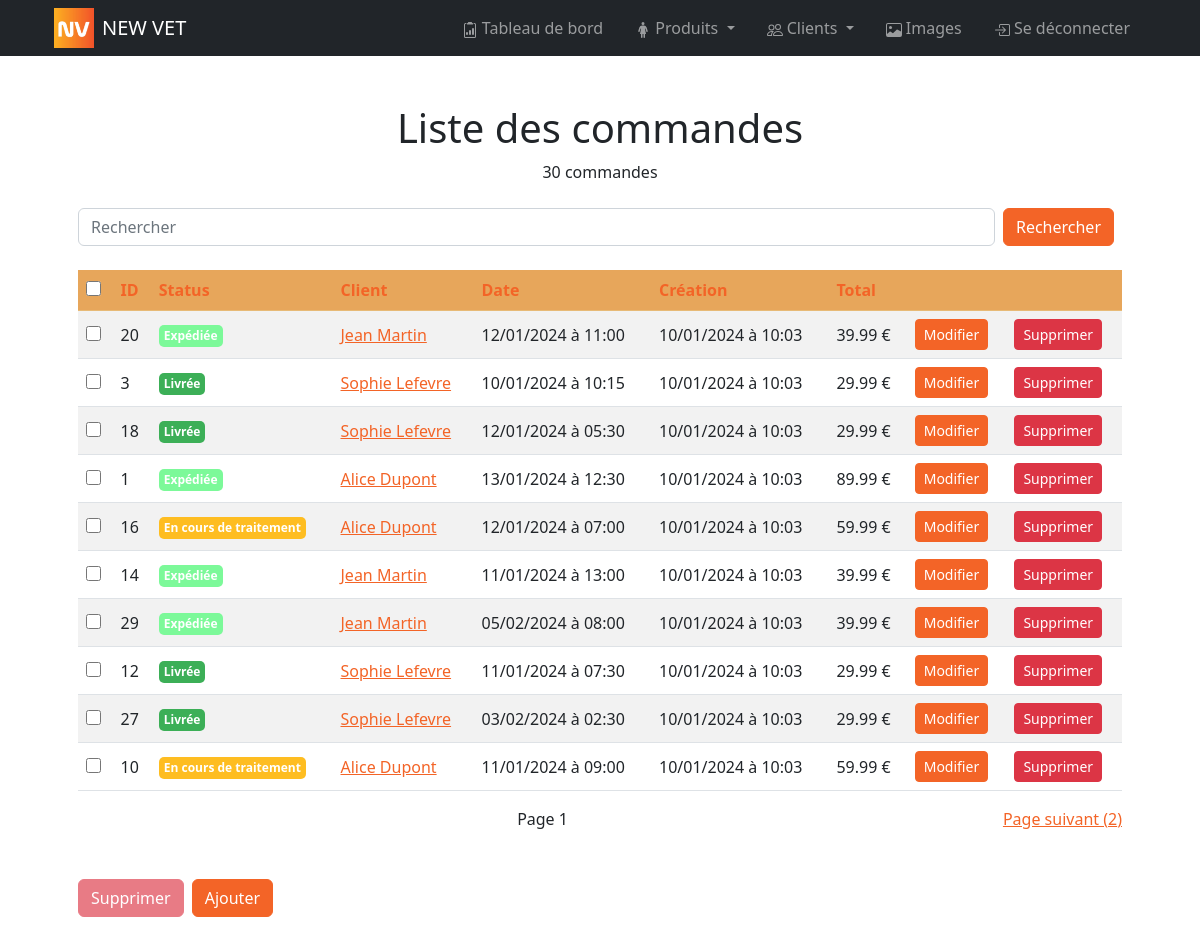
/bo/pages/orders/index.php (signed in), run on the app's committed database.
### tables this page shows
CREATE TABLE `order`(
        order_id INT AUTO_INCREMENT NOT NULL UNIQUE,
        customer_id INT NOT NULL,
        shipping_address_id INT NOT NULL,
        billing_address_id INT NOT NULL,
        card_id INT NOT NULL,
        status_id INT NOT NULL,
        order_date DATETIME NOT NULL,
        total_amount FLOAT NOT NULL DEFAULT 0,
        is_deleted BOOLEAN NOT NULL DEFAULT 0,
        created_at DATETIME NOT NULL DEFAULT NOW(),
        CONSTRAINT order_PK PRIMARY KEY (order_id),
        CONSTRAINT order_customer_FK FOREIGN KEY (customer_id) REFERENCES customer(customer_id) ON DELETE CASCADE,
        CONSTRAINT order_shipping_address_FK FOREIGN KEY (shipping_address_id) REFERENCES address(address_id),
        CONSTRAINT order_billing_address_FK FOREIGN KEY (billing_address_id) REFERENCES address(address_id),
        CONSTRAINT order_card_FK FOREIGN KEY (card_id) REFERENCES card(card_id),
        CONSTRAINT order_status_FK FOREIGN KEY (status_id) REFERENCES status(status_id)
);

CREATE TABLE status(
        status_id INT AUTO_INCREMENT NOT NULL UNIQUE,
        libelle VARCHAR (50) NOT NULL,
        color VARCHAR (7) NOT NULL UNIQUE DEFAULT '#000000',
        sort_order INT,
        is_deleted BOOLEAN NOT NULL DEFAULT 0,
        created_at DATETIME NOT NULL DEFAULT NOW(),
        CONSTRAINT status_PK PRIMARY KEY (status_id)
);

CREATE TABLE customer(
        customer_id INT AUTO_INCREMENT NOT NULL UNIQUE,
        first_name VARCHAR (50) NOT NULL,
        last_name VARCHAR (50) NOT NULL,
        email VARCHAR (50) NOT NULL UNIQUE,
        connection_token VARCHAR (500),
        validate_email_token VARCHAR (500),
        reset_password_code INT (6),
        has_validated_email BOOLEAN NOT NULL DEFAULT 0,
        password VARCHAR (150) NOT NULL,
        last_login DATETIME,
        is_deleted BOOLEAN NOT NULL DEFAULT 0,
        created_at DATETIME NOT NULL DEFAULT NOW(),
        CONSTRAINT customer_PK PRIMARY KEY (customer_id)
);

### controllers/order.php (called while the page is built, shortened)
<?php
function getOrders($date_start = null, $date_end = null, $search = null, $customer_id = null, $sort =  array(array('order' => 'DESC', 'order_by' => 'order_date')), $offset = null, $per_page = 10, $include_status = array())
{
    $sql = "SELECT DISTINCT `order`.* FROM `order`
    LEFT JOIN status ON status.status_id = `order`.status_id
    LEFT JOIN order_line ON order_line.order_id = `order`.order_id
    LEFT JOIN product ON order_line.product_slug = product.slug
    LEFT JOIN product_category ON product_category.product_slug = product.slug
    LEFT JOIN category ON product_category.category_slug = category.slug
    LEFT JOIN product_material ON product_material.product_slug = product.slug
    LEFT JOIN material ON product_material.material_slug = material.slug
    LEFT JOIN customer ON customer.customer_id = `order`.customer_id";
    $sql .= " WHERE 1 = 1";
    $sql .= " AND `order`.is_deleted = 0";
    if ($sort) {
        $sql .= " ORDER BY ";
        foreach ($sort as $key => $value) {
            $sql .= "COALESCE(`order`." . $value['order_by'] . ", 9999999) " . strtoupper($value['order']);
        }
    }
    if ($per_page) $sql .= " LIMIT :per_page";
    $params = array();
    if ($per_page) $params[":per_page"] = $per_page;
    $result = Database::queryAll($sql, $params);
    return $result['data'];
}
function getOrdersCount($date_start = null, $date_end = null, $search = null, $customer_id = null, $include_status = array())
{
    $sql = "SELECT COUNT(DISTINCT `order`.order_id) as count FROM `order`
    LEFT JOIN status ON status.status_id = `order`.status_id
    LEFT JOIN order_line ON order_line.order_id = `order`.order_id
    LEFT JOIN product ON order_line.product_slug = product.slug
    LEFT JOIN product_category ON product_category.product_slug = product.slug
    LEFT JOIN category ON product_category.category_slug = category.slug
    LEFT JOIN product_material ON product_material.product_slug = product.slug
    LEFT JOIN material ON product_material.material_slug = material.slug
    LEFT JOIN customer ON customer.customer_id = `order`.customer_id";
    $sql .= " WHERE 1 = 1";
    $sql .= " AND `order`.is_deleted = 0";
    $params = array();
    $result = Database::queryOne($sql, $params);
    return $result['data']['count'];
}

### utils/database.php (called while the page is built, shortened)
<?php
class Database
{
    private static $dbHost = DB_HOST;
    private static $dbName = DB_NAME;
    private static $dbUser = DB_USER;
    private static $dbPass = DB_PASSWORD;
    private static $forcedStringParams = array(':email', ':password', ':token', ':code', ':name', ':libelle');
    private static $forcedIntParams = array(':per_page', ':offset', ':customer_id', ':admin_id');
    private static $forcedBoolParams = array(':is_deleted');
    private static $connection = null;
    private static function connect()
    {
        if (self::$connection === null) {
            try {
                self::$connection = new PDO("mysql:host=" . self::$dbHost . ";dbname=" . self::$dbName, self::$dbUser, self::$dbPass);
                self::$connection->setAttribute(PDO::ATTR_ERRMODE, PDO::ERRMODE_EXCEPTION);
            } catch (PDOException $e) {
                if (defined('APP_DEBUG') && APP_DEBUG) die("Erreur lors de la connexion à la base de données: " . $e->getMessage());
            }
        }
    }
    public static function queryAll(string $query, array $params = array())
    {
        $data = array();
        $success = true;
        $error = null;
        try {
            $statement = self::$connection->prepare($query);
            foreach ($params as $key => $value) {
                if (is_int($value) || in_array($key, self::$forcedIntParams)) {
                    $statement->bindValue($key, $value, PDO::PARAM_INT);
                } elseif (is_bool($value) || in_array($key, self::$forcedBoolParams)) {
                    $statement->bindValue($key, $value, PDO::PARAM_BOOL);
                } elseif (is_string($value) || in_array($key, self::$forcedStringParams)) {
                    $statement->bindValue($key, htmlspecialchars($value), PDO::PARAM_STR);
                } elseif (is_null($value)) {
                    $statement->bindValue($key, $value, PDO::PARAM_NULL);
                } else {
                    $statement->bindValue($key, $value);
                }
            }
            $statement->execute();
            $data = $statement->fetchAll(PDO::FETCH_ASSOC);
        } catch (PDOException $e) {
            $success = false;
            $error = $e->getMessage();
            self::handleError($query, $params, $error);
        }
        return array(
            'success' => $success,
            'data' => $data,
            'error' => $error
        );
    }
    public static function queryOne(string $query, array $params = array())
    {
        $data = array();
        $success = true;
        $error = null;
        try {
            $statement = self::$connection->prepare($query);
            foreach ($params as $key => $value) {
                if (is_int($value) || in_array($key, self::$forcedIntParams)) {
                    $statement->bindValue($key, $value, PDO::PARAM_INT);
                } elseif (is_bool($value) || in_array($key, self::$forcedBoolParams)) {
                    $statement->bindValue($key, $value, PDO::PARAM_BOOL);
                } elseif (is_string($value) || in_array($key, self::$forcedStringParams)) {
                    $statement->bindValue($key, htmlspecialchars($value), PDO::PARAM_STR);
                } elseif (is_null($value)) {
                    $statement->bindValue($key, $value, PDO::PARAM_NULL);
                } else {
                    $statement->bindValue($key, $value);
                }
            }
            $statement->execute();
            $data = $statement->fetch(PDO::FETCH_ASSOC);
        } catch (PDOException $e) {
            $success = false;
            $error = $e->getMessage();
            self::handleError($query, $params, $error);
        }
        return array(
            'success' => $success,
            'data' => $data,
            'error' => $error
        );
    }
}

### controllers/status.php (called while the page is built, shortened)
<?php
function getStatus($status_id)
{
    $sql = "SELECT * FROM status WHERE status_id = :status_id;";
    $params = array(":status_id" => $status_id);
    $result = Database::queryOne($sql, $params);
    return $result['data'];
}

### controllers/customer.php (called while the page is built, shortened)
<?php
function getCustomer($customer_id)
{
    $sql = "SELECT * FROM customer WHERE customer_id = :customer_id";
    $result = Database::queryOne($sql, array(":customer_id" => $customer_id));
    return $result['data'];
}

### helpers/fr_datetime.php (called while the page is built)
<?php
function fr_datetime($inputDate) {
    $dateTime = new DateTime($inputDate);
    $formattedDate = $dateTime->format('d/m/Y à H:i');
    return $formattedDate;
}

### bo/pages/orders/index.php (the view, shortened to what this page needs)
<?php
include_once APP_PATH . "controllers/order.php";
include_once APP_PATH . "controllers/status.php";
include_once APP_PATH . "controllers/customer.php";
include_once APP_PATH . "helpers/fr_datetime.php";
$search = isset($_GET['search']) ? $_GET['search'] : null;
$order_by = isset($_GET['order_by']) ? $_GET['order_by'] : 'created_at';
$order = isset($_GET['order']) && $_GET['order'] == 'desc' ? 'DESC' : 'ASC';
$page = isset($_GET['page']) ? $_GET['page'] : 1;
$new_order = $order == 'DESC' ? 'asc' : 'desc';
$sort = array(array('order' => $order, 'order_by' => $order_by));
$orders_count = getOrdersCount(null, null, $search, null, null);
$per_page = 10;
$offset = ($page - 1) * $per_page;
$maxPage = ceil($orders_count / $per_page);
$orders = getOrders(null, null, null, $search, $sort, $offset, $per_page);
?>
<!DOCTYPE html>
<html lang="fr">
<head>
    <link href="<?= APP_URL ?>bo/style/bootstrap.css" rel="stylesheet">
    <link href="<?= APP_URL ?>bo/style/main.css" rel="stylesheet">
</head>
<body>
    <?php include_once APP_PATH . "bo/partials/header.php"; ?>
    <div class="container p-4 p-lg-5">
        <h1 class="text-center">Liste des commandes</h1>
        <p class="text-center"><?= $orders_count ?> commande<?php if ($orders_count > 1) : ?>s<?php endif; ?></p>
        <form class="d-flex justify-content-between my-4" method="GET">
            <input class="form-control mr-sm-2" id="search" type="search" placeholder="Rechercher" aria-label="Search" name="search" value="<?= $search ?>">
            <button class="btn btn-primary mx-2 my-sm-0" type="submit">Rechercher</button>
        </form>
        <table class="table table-striped">
            <thead>
                <tr class="table-primary">
                    <th scope='col' colspan='1'><input type="checkbox" onclick="toggleAll()"></th>
                    <th scope='col'><a class="text-decoration-none" href="?search=<?= $search ?>&page=<?= $page ?>&order_by=order_id&order=<?= $new_order ?>">ID</a></th>
                    <th scope='col'><a class="text-decoration-none" href="?search=<?= $search ?>&page=<?= $page ?>&order_by=status_id&order=<?= $new_order ?>">Status</a></th>
                    <th scope='col'><a class="text-decoration-none" href="?search=<?= $search ?>&page=<?= $page ?>&order_by=customer_id&order=<?= $new_order ?>">Client</a></th>
                    <th scope='col'><a class="text-decoration-none" href="?search=<?= $search ?>&page=<?= $page ?>&order_by=order_date&order=<?= $new_order ?>">Date</a></th>
                    <th scope='col'><a class="text-decoration-none" href="?search=<?= $search ?>&page=<?= $page ?>&order_by=created_at&order=<?= $new_order ?>">Création</a></th>
                    <th scope='col'><a class="text-decoration-none" href="?search=<?= $search ?>&page=<?= $page ?>&order_by=total_amount&order=<?= $new_order ?>">Total</a></th>
                    <th scope='col' colspan='2'>&nbsp;</th>
                </tr>
            </thead>
            <tbody>
                <?php
                foreach ($orders as $ord) {
                ?>
                    <tr class="align-middle">
                        <td><input id="order_<?= $ord['order_id'] ?>" type="checkbox" name="selected_orders[]" value="<?= $ord['order_id'] ?>"></td>
                        <td><?= $ord['order_id'] ?></td>
                        <td>
                            <?php $status = getStatus($ord['status_id']); ?>
                            <span class="badge" style="background-color: <?= $status['color'] ?>; color: white; padding: 5px; border-radius: 5px;">
                                <?= $status['libelle'] ?>
                            </span>
                        </td>
                        <td>
                            <?php
                            $customer = getCustomer($ord['customer_id']);
                            $nicename = $customer['first_name'] . " " . $customer['last_name'];
                            echo "<a href='" . APP_URL . "bo/pages/customers/index.php?search=" . $customer['email'] . "'>" . $nicename . "</a>";
                            ?>
                        </td>
                        <td><?= fr_datetime($ord['order_date']) ?></td>
                        <td><?= fr_datetime($ord['created_at']) ?></td>
                        <td><?= $ord['total_amount'] ?> €</td>
                        <td><a href="<?= APP_URL ?>bo/pages/orders/modify_order.php?id=<?= $ord['order_id'] ?>" class="btn btn-primary btn-sm">Modifier</a></td>
                        <td><a href="<?= APP_URL ?>bo/pages/orders/delete_order.php?id=<?= $ord['order_id'] ?>" class="btn btn-danger btn-sm">Supprimer</a></td>
                    </tr>
                <?php
                }
                ?>
            </tbody>
        </table>
        <div class="d-flex justify-content-between my-2">
            <?php if ($page > 1) : ?>
                <a href="?search=<?= $search ?>&page=<?= $page - 1 ?>&order_by=<?= $order_by ?>&order=<?= $order ?>">Page précédent (<?= $page - 1 ?>)</a>
            <?php else : ?>
                <span>&nbsp;</span>
            <?php endif; ?>
            <span>Page <?= $page ?></span>
            <?php if ($page < $maxPage) : ?>
                <a href="?search=<?= $search ?>&page=<?= $page + 1 ?>&order_by=<?= $order_by ?>&order=<?= $order ?>">Page suivant (<?= $page + 1 ?>)</a>
            <?php else : ?>
                <span>&nbsp;</span>
            <?php endif; ?>
        </div>
        <div class="d-flex justify-content-start gap-2 my-5">
            <button id="delete-orders" class="btn btn-danger" disabled onclick="deleteSelectedOrders()">Supprimer</button>
            <a href="<?= APP_URL ?>bo/pages/orders/create_order.php" class="btn btn-primary">Ajouter</a>
        </div>
    </div>
</body>
</html>

### bo/style/main.css (style rules this page uses)
:root { --primary: #F1452B; --secondary: #FEBD21; }
input[type="checkbox"] { accent-color: var(--primary); width: 15px; height: 15px; }

### data on the page
order: order_id "20", status.libelle "Expédiée", customer.last_name "Jean Martin", order_date "12/01/2024 à 11:00", created_at "10/01/2024 à 10:03", total_amount "39.99"
order: order_id "3", status.libelle "Livrée", customer.last_name "Sophie Lefevre", order_date "10/01/2024 à 10:15", created_at "10/01/2024 à 10:03", total_amount "29.99"
order: order_id "18", status.libelle "Livrée", customer.last_name "Sophie Lefevre", order_date "12/01/2024 à 05:30", created_at "10/01/2024 à 10:03", total_amount "29.99"
order: order_id "1", status.libelle "Expédiée", customer.last_name "Alice Dupont", order_date "13/01/2024 à 12:30", created_at "10/01/2024 à 10:03", total_amount "89.99"
order: order_id "16", status.libelle "En cours de traitement", customer.last_name "Alice Dupont", order_date "12/01/2024 à 07:00", created_at "10/01/2024 à 10:03", total_amount "59.99"
order: order_id "14", status.libelle "Expédiée", customer.last_name "Jean Martin", order_date "11/01/2024 à 13:00", created_at "10/01/2024 à 10:03", total_amount "39.99"
order: order_id "29", status.libelle "Expédiée", customer.last_name "Jean Martin", order_date "05/02/2024 à 08:00", created_at "10/01/2024 à 10:03", total_amount "39.99"
order: order_id "12", status.libelle "Livrée", customer.last_name "Sophie Lefevre", order_date "11/01/2024 à 07:30", created_at "10/01/2024 à 10:03", total_amount "29.99"
order: order_id "27", status.libelle "Livrée", customer.last_name "Sophie Lefevre", order_date "03/02/2024 à 02:30", created_at "10/01/2024 à 10:03", total_amount "29.99"
order: order_id "10", status.libelle "En cours de traitement", customer.last_name "Alice Dupont", order_date "11/01/2024 à 09:00", created_at "10/01/2024 à 10:03", total_amount "59.99"

### other printed values
APP_NAME "NEW VET"
$orders_count "30"
$page "1"
$page + 1 "2"
